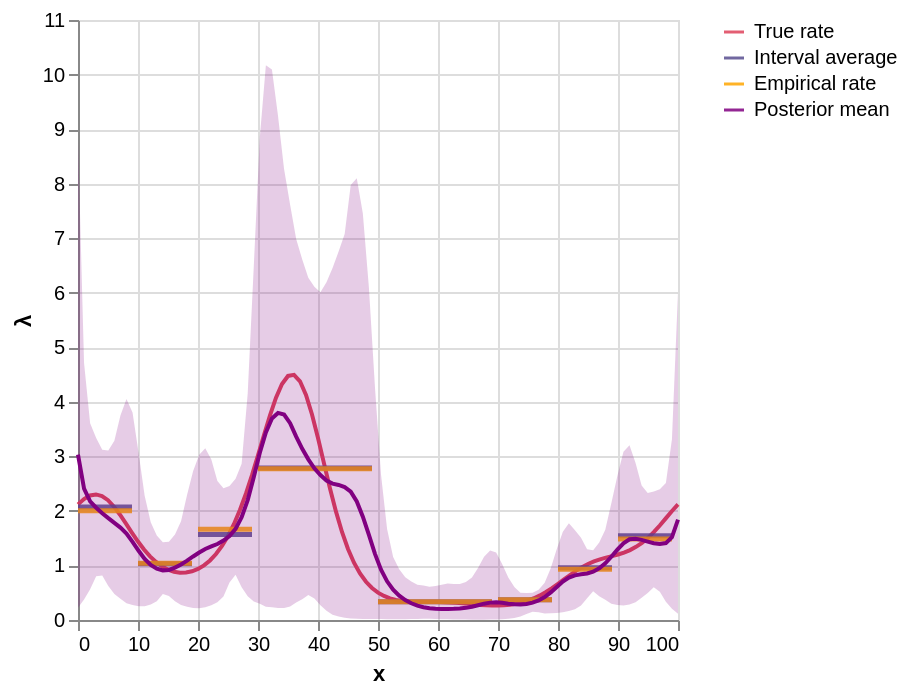

Notebook cell for this chart:
### Code cell
source_exp1 = summarize_posterior_lam(
    mcmc_samples, np.linspace(0, 100, 100), "1. Naive"
)
plot_posterior(source_exp1, df_obs, df_rates)

### Figure 1 — Vega-Lite specification as saved in the notebook (floating-point values rounded to 4 significant figures)
{"config": {"view": {"continuousWidth": 300, "continuousHeight": 300}}, "layer": [{"data": {"name": "data-f53583a3f60d67d7d6ca3be52d18a4b9"}, "mark": {"type": "line"}, "encoding": {"color": {"field": "series", "legend": {"title": null}, "scale": {"domain": ["True rate", "Interval average", "Empirical rate", "Posterior mean"], "range": ["#de425b", "#594e90", "#ffa600", "purple"]}, "title": null, "type": "nominal"}, "x": {"field": "x", "title": "x", "type": "quantitative"}, "y": {"field": "lambda", "title": "λ", "type": "quantitative"}}}, {"data": {"name": "data-0edac0392ac19584631f5cac8996755e"}, "mark": {"type": "rule", "opacity": 0.85, "strokeWidth": 2.5}, "encoding": {"color": {"field": "series", "legend": {"title": null}, "scale": {"domain": ["True rate", "Interval average", "Empirical rate", "Posterior mean"], "range": ["#de425b", "#594e90", "#ffa600", "purple"]}, "title": null, "type": "nominal"}, "x": {"field": "x_min", "title": "x", "type": "quantitative"}, "x2": {"field": "x_max"}, "y": {"field": "lambda_obs", "title": "λ", "type": "quantitative"}}}, {"data": {"name": "data-cb81e4666533aff148cc035f664f3325"}, "mark": {"type": "rule", "opacity": 0.85, "strokeWidth": 2.5}, "encoding": {"color": {"field": "series", "legend": {"title": null}, "scale": {"domain": ["True rate", "Interval average", "Empirical rate", "Posterior mean"], "range": ["#de425b", "#594e90", "#ffa600", "purple"]}, "title": null, "type": "nominal"}, "x": {"field": "x_min", "title": "x", "type": "quantitative"}, "x2": {"field": "x_max"}, "y": {"field": "lambda_obs", "title": "λ", "type": "quantitative"}}}, {"data": {"name": "data-471e0e967c2c58d6e405514e4a30b9d1"}, "mark": {"type": "line"}, "encoding": {"color": {"field": "series", "scale": {"domain": ["True rate", "Interval average", "Empirical rate", "Posterior mean"], "range": ["#de425b", "#594e90", "#ffa600", "purple"]}, "title": null, "type": "nominal"}, "x": {"field": "x", "type": "quantitative"}, "y": {"field": "lam", "type": "quantitative"}}}, {"data": {"name": "data-141437b8d6c188fc076d301b07337eab"}, "mark": {"type": "area", "color": "purple", "opacity": 0.2}, "encoding": {"x": {"field": "x", "type": "quantitative"}, "y": {"field": "lower", "type": "quantitative"}, "y2": {"field": "upper"}}}], "$schema": "https://vega.github.io/schema/vega-lite/v6.1.0.json", "datasets": {"data-f53583a3f60d67d7d6ca3be52d18a4b9": [{"x": 0, "lambda": 2.12, "series": "True rate"}, {"x": 1, "lambda": 2.218, "series": "True rate"}, {"x": 2, "lambda": 2.282, "series": "True rate"}, {"x": 3, "lambda": 2.302, "series": "True rate"}, {"x": 4, "lambda": 2.273, "series": "True rate"}, {"x": 5, "lambda": 2.196, "series": "True rate"}, {"x": 6, "lambda": 2.078, "series": "True rate"}, {"x": 7, "lambda": 1.93, "series": "True rate"}, {"x": 8, "lambda": 1.766, "series": "True rate"}, {"x": 9, "lambda": 1.598, "series": "True rate"}, {"x": 10, "lambda": 1.438, "series": "True rate"}, {"x": 11, "lambda": 1.293, "series": "True rate"}, {"x": 12, "lambda": 1.167, "series": "True rate"}, {"x": 13, "lambda": 1.064, "series": "True rate"}, {"x": 14, "lambda": 0.9826, "series": "True rate"}, {"x": 15, "lambda": 0.9235, "series": "True rate"}, {"x": 16, "lambda": 0.8855, "series": "True rate"}, {"x": 17, "lambda": 0.8678, "series": "True rate"}, {"x": 18, "lambda": 0.87, "series": "True rate"}, {"x": 19, "lambda": 0.8923, "series": "True rate"}, {"x": 20, "lambda": 0.9354, "series": "True rate"}, {"x": 21, "lambda": 1.001, "series": "True rate"}, {"x": 22, "lambda": 1.091, "series": "True rate"}, {"x": 23, "lambda": 1.209, "series": "True rate"}, {"x": 24, "lambda": 1.358, "series": "True rate"}, {"x": 25, "lambda": 1.541, "series": "True rate"}, {"x": 26, "lambda": 1.761, "series": "True rate"}, {"x": 27, "lambda": 2.021, "series": "True rate"}, {"x": 28, "lambda": 2.321, "series": "True rate"}, {"x": 29, "lambda": 2.656, "series": "True rate"}, {"x": 30, "lambda": 3.017, "series": "True rate"}, {"x": 31, "lambda": 3.391, "series": "True rate"}, {"x": 32, "lambda": 3.753, "series": "True rate"}, {"x": 33, "lambda": 4.076, "series": "True rate"}, {"x": 34, "lambda": 4.327, "series": "True rate"}, {"x": 35, "lambda": 4.474, "series": "True rate"}, {"x": 36, "lambda": 4.495, "series": "True rate"}, {"x": 37, "lambda": 4.377, "series": "True rate"}, {"x": 38, "lambda": 4.127, "series": "True rate"}, {"x": 39, "lambda": 3.769, "series": "True rate"}, {"x": 40, "lambda": 3.337, "series": "True rate"}, {"x": 41, "lambda": 2.872, "series": "True rate"}, {"x": 42, "lambda": 2.412, "series": "True rate"}, {"x": 43, "lambda": 1.987, "series": "True rate"}, {"x": 44, "lambda": 1.614, "series": "True rate"}, {"x": 45, "lambda": 1.302, "series": "True rate"}, {"x": 46, "lambda": 1.05, "series": "True rate"}, {"x": 47, "lambda": 0.8524, "series": "True rate"}, {"x": 48, "lambda": 0.7007, "series": "True rate"}, {"x": 49, "lambda": 0.5865, "series": "True rate"}, {"x": 50, "lambda": 0.5019, "series": "True rate"}, {"x": 51, "lambda": 0.4404, "series": "True rate"}, {"x": 52, "lambda": 0.3968, "series": "True rate"}, {"x": 53, "lambda": 0.3668, "series": "True rate"}, {"x": 54, "lambda": 0.3472, "series": "True rate"}, {"x": 55, "lambda": 0.3356, "series": "True rate"}, {"x": 56, "lambda": 0.3298, "series": "True rate"}, {"x": 57, "lambda": 0.3278, "series": "True rate"}, {"x": 58, "lambda": 0.328, "series": "True rate"}, {"x": 59, "lambda": 0.3288, "series": "True rate"}, {"x": 60, "lambda": 0.3287, "series": "True rate"}, {"x": 61, "lambda": 0.3268, "series": "True rate"}, {"x": 62, "lambda": 0.3225, "series": "True rate"}, {"x": 63, "lambda": 0.3157, "series": "True rate"}, {"x": 64, "lambda": 0.3067, "series": "True rate"}, {"x": 65, "lambda": 0.2966, "series": "True rate"}, {"x": 66, "lambda": 0.2862, "series": "True rate"}, {"x": 67, "lambda": 0.2769, "series": "True rate"}, {"x": 68, "lambda": 0.2697, "series": "True rate"}, {"x": 69, "lambda": 0.2656, "series": "True rate"}, {"x": 70, "lambda": 0.2656, "series": "True rate"}, {"x": 71, "lambda": 0.2705, "series": "True rate"}, {"x": 72, "lambda": 0.2812, "series": "True rate"}, {"x": 73, "lambda": 0.2984, "series": "True rate"}, {"x": 74, "lambda": 0.3233, "series": "True rate"}, {"x": 75, "lambda": 0.3566, "series": "True rate"}, {"x": 76, "lambda": 0.3992, "series": "True rate"}, {"x": 77, "lambda": 0.4516, "series": "True rate"}, {"x": 78, "lambda": 0.5137, "series": "True rate"}, {"x": 79, "lambda": 0.5845, "series": "True rate"}, {"x": 80, "lambda": 0.6621, "series": "True rate"}, {"x": 81, "lambda": 0.7432, "series": "True rate"}, {"x": 82, "lambda": 0.8241, "series": "True rate"}, {"x": 83, "lambda": 0.9006, "series": "True rate"}, {"x": 84, "lambda": 0.9691, "series": "True rate"}, {"x": 85, "lambda": 1.027, "series": "True rate"}, {"x": 86, "lambda": 1.075, "series": "True rate"}, {"x": 87, "lambda": 1.112, "series": "True rate"}, {"x": 88, "lambda": 1.143, "series": "True rate"}, {"x": 89, "lambda": 1.171, "series": "True rate"}, {"x": 90, "lambda": 1.201, "series": "True rate"}, {"x": 91, "lambda": 1.236, "series": "True rate"}, {"x": 92, "lambda": 1.282, "series": "True rate"}, {"x": 93, "lambda": 1.341, "series": "True rate"}, {"x": 94, "lambda": 1.415, "series": "True rate"}, {"x": 95, "lambda": 1.507, "series": "True rate"}, {"x": 96, "lambda": 1.615, "series": "True rate"}, {"x": 97, "lambda": 1.737, "series": "True rate"}, {"x": 98, "lambda": 1.867, "series": "True rate"}, {"x": 99, "lambda": 1.999, "series": "True rate"}, {"x": 100, "lambda": 2.12, "series": "True rate"}], "data-0edac0392ac19584631f5cac8996755e": [{"obs_interval": "[0,9]", "x_min": 0, "x_max": 9, "lambda_obs": 2.07, "series": "Interval average"}, {"obs_interval": "[10,19]", "x_min": 10, "x_max": 19, "lambda_obs": 1.033, "series": "Interval average"}, {"obs_interval": "[20,29]", "x_min": 20, "x_max": 29, "lambda_obs": 1.565, "series": "Interval average"}, {"obs_interval": "[30,49]", "x_min": 30, "x_max": 49, "lambda_obs": 2.788, "series": "Interval average"}, {"obs_interval": "[50,69]", "x_min": 50, "x_max": 69, "lambda_obs": 0.3339, "series": "Interval average"}, {"obs_interval": "[70,79]", "x_min": 70, "x_max": 79, "lambda_obs": 0.3706, "series": "Interval average"}, {"obs_interval": "[80,89]", "x_min": 80, "x_max": 89, "lambda_obs": 0.9584, "series": "Interval average"}, {"obs_interval": "[90,99]", "x_min": 90, "x_max": 99, "lambda_obs": 1.544, "series": "Interval average"}], "data-cb81e4666533aff148cc035f664f3325": [{"obs_interval": "[0,9]", "x_min": 0, "x_max": 9, "lambda_obs": 2.001, "series": "Empirical rate"}, {"obs_interval": "[10,19]", "x_min": 10, "x_max": 19, "lambda_obs": 1.04, "series": "Empirical rate"}, {"obs_interval": "[20,29]", "x_min": 20, "x_max": 29, "lambda_obs": 1.665, "series": "Empirical rate"}, {"obs_interval": "[30,49]", "x_min": 30, "x_max": 49, "lambda_obs": 2.771, "series": "Empirical rate"}, {"obs_interval": "[50,69]", "x_min": 50, "x_max": 69, "lambda_obs": 0.336, "series": "Empirical rate"}, {"obs_interval": "[70,79]", "x_min": 70, "x_max": 79, "lambda_obs": 0.369, "series": "Empirical rate"}, {"obs_interval": "[80,89]", "x_min": 80, "x_max": 89, "lambda_obs": 0.932, "series": "Empirical rate"}, {"obs_interval": "[90,99]", "x_min": 90, "x_max": 99, "lambda_obs": 1.485, "series": "Empirical rate"}], "data-471e0e967c2c58d6e405514e4a30b9d1": [{"x": 0.0, "lam": 3.034, "lower": 0.2233, "upper": 8.824, "experiment": "1. Naive", "series": "Posterior mean"}, {"x": 1.01, "lam": 2.407, "lower": 0.3766, "upper": 4.711, "experiment": "1. Naive", "series": "Posterior mean"}, {"x": 2.02, "lam": 2.173, "lower": 0.5625, "upper": 3.609, "experiment": "1. Naive", "series": "Posterior mean"}, {"x": 3.03, "lam": 2.058, "lower": 0.8025, "upper": 3.336, "experiment": "1. Naive", "series": "Posterior mean"}, {"x": 4.04, "lam": 1.958, "lower": 0.8151, "upper": 3.121, "experiment": "1. Naive", "series": "Posterior mean"}, {"x": 5.051, "lam": 1.868, "lower": 0.622, "upper": 3.107, "experiment": "1. Naive", "series": "Posterior mean"}, {"x": 6.061, "lam": 1.782, "lower": 0.478, "upper": 3.288, "experiment": "1. Naive", "series": "Posterior mean"}, {"x": 7.071, "lam": 1.695, "lower": 0.388, "upper": 3.751, "experiment": "1. Naive", "series": "Posterior mean"}, {"x": 8.081, "lam": 1.587, "lower": 0.3093, "upper": 4.05, "experiment": "1. Naive", "series": "Posterior mean"}, {"x": 9.091, "lam": 1.433, "lower": 0.2736, "upper": 3.806, "experiment": "1. Naive", "series": "Posterior mean"}, {"x": 10.1, "lam": 1.268, "lower": 0.2527, "upper": 3.062, "experiment": "1. Naive", "series": "Posterior mean"}, {"x": 11.11, "lam": 1.121, "lower": 0.2507, "upper": 2.276, "experiment": "1. Naive", "series": "Posterior mean"}, {"x": 12.12, "lam": 1.009, "lower": 0.2839, "upper": 1.794, "experiment": "1. Naive", "series": "Posterior mean"}, {"x": 13.13, "lam": 0.9417, "lower": 0.345, "upper": 1.551, "experiment": "1. Naive", "series": "Posterior mean"}, {"x": 14.14, "lam": 0.91, "lower": 0.4749, "upper": 1.424, "experiment": "1. Naive", "series": "Posterior mean"}, {"x": 15.15, "lam": 0.917, "lower": 0.441, "upper": 1.433, "experiment": "1. Naive", "series": "Posterior mean"}, {"x": 16.16, "lam": 0.961, "lower": 0.3459, "upper": 1.566, "experiment": "1. Naive", "series": "Posterior mean"}, {"x": 17.17, "lam": 1.019, "lower": 0.2764, "upper": 1.81, "experiment": "1. Naive", "series": "Posterior mean"}, {"x": 18.18, "lam": 1.088, "lower": 0.2442, "upper": 2.298, "experiment": "1. Naive", "series": "Posterior mean"}, {"x": 19.19, "lam": 1.165, "lower": 0.2199, "upper": 2.731, "experiment": "1. Naive", "series": "Posterior mean"}, {"x": 20.2, "lam": 1.237, "lower": 0.2137, "upper": 3.031, "experiment": "1. Naive", "series": "Posterior mean"}, {"x": 21.21, "lam": 1.301, "lower": 0.2349, "upper": 3.15, "experiment": "1. Naive", "series": "Posterior mean"}, {"x": 22.22, "lam": 1.349, "lower": 0.2719, "upper": 2.944, "experiment": "1. Naive", "series": "Posterior mean"}, {"x": 23.23, "lam": 1.393, "lower": 0.3234, "upper": 2.548, "experiment": "1. Naive", "series": "Posterior mean"}, {"x": 24.24, "lam": 1.455, "lower": 0.429, "upper": 2.417, "experiment": "1. Naive", "series": "Posterior mean"}, {"x": 25.25, "lam": 1.538, "lower": 0.6896, "upper": 2.455, "experiment": "1. Naive", "series": "Posterior mean"}, {"x": 26.26, "lam": 1.671, "lower": 0.8287, "upper": 2.59, "experiment": "1. Naive", "series": "Posterior mean"}, {"x": 27.27, "lam": 1.885, "lower": 0.6021, "upper": 2.865, "experiment": "1. Naive", "series": "Posterior mean"}, {"x": 28.28, "lam": 2.198, "lower": 0.4342, "upper": 4.152, "experiment": "1. Naive", "series": "Posterior mean"}, {"x": 29.29, "lam": 2.618, "lower": 0.339, "upper": 6.475, "experiment": "1. Naive", "series": "Posterior mean"}, {"x": 30.3, "lam": 3.065, "lower": 0.2962, "upper": 8.852, "experiment": "1. Naive", "series": "Posterior mean"}, {"x": 31.31, "lam": 3.44, "lower": 0.2414, "upper": 10.17, "experiment": "1. Naive", "series": "Posterior mean"}, {"x": 32.32, "lam": 3.694, "lower": 0.2343, "upper": 10.09, "experiment": "1. Naive", "series": "Posterior mean"}, {"x": 33.33, "lam": 3.797, "lower": 0.2222, "upper": 9.246, "experiment": "1. Naive", "series": "Posterior mean"}, {"x": 34.34, "lam": 3.767, "lower": 0.2185, "upper": 8.27, "experiment": "1. Naive", "series": "Posterior mean"}, {"x": 35.35, "lam": 3.609, "lower": 0.2463, "upper": 7.614, "experiment": "1. Naive", "series": "Posterior mean"}, {"x": 36.36, "lam": 3.363, "lower": 0.3191, "upper": 6.984, "experiment": "1. Naive", "series": "Posterior mean"}, {"x": 37.37, "lam": 3.139, "lower": 0.3806, "upper": 6.61, "experiment": "1. Naive", "series": "Posterior mean"}, {"x": 38.38, "lam": 2.946, "lower": 0.4575, "upper": 6.275, "experiment": "1. Naive", "series": "Posterior mean"}, {"x": 39.39, "lam": 2.781, "lower": 0.3964, "upper": 6.109, "experiment": "1. Naive", "series": "Posterior mean"}, {"x": 40.4, "lam": 2.657, "lower": 0.271, "upper": 6.01, "experiment": "1. Naive", "series": "Posterior mean"}, {"x": 41.41, "lam": 2.557, "lower": 0.1692, "upper": 6.194, "experiment": "1. Naive", "series": "Posterior mean"}, {"x": 42.42, "lam": 2.501, "lower": 0.09769, "upper": 6.452, "experiment": "1. Naive", "series": "Posterior mean"}, {"x": 43.43, "lam": 2.476, "lower": 0.06348, "upper": 6.756, "experiment": "1. Naive", "series": "Posterior mean"}, {"x": 44.44, "lam": 2.437, "lower": 0.04017, "upper": 7.076, "experiment": "1. Naive", "series": "Posterior mean"}, {"x": 45.45, "lam": 2.354, "lower": 0.02745, "upper": 7.974, "experiment": "1. Naive", "series": "Posterior mean"}, {"x": 46.46, "lam": 2.175, "lower": 0.02173, "upper": 8.097, "experiment": "1. Naive", "series": "Posterior mean"}, {"x": 47.47, "lam": 1.895, "lower": 0.01891, "upper": 7.452, "experiment": "1. Naive", "series": "Posterior mean"}, {"x": 48.48, "lam": 1.559, "lower": 0.01788, "upper": 6.098, "experiment": "1. Naive", "series": "Posterior mean"}, {"x": 49.49, "lam": 1.212, "lower": 0.01621, "upper": 4.265, "experiment": "1. Naive", "series": "Posterior mean"}, {"x": 50.51, "lam": 0.9228, "lower": 0.01624, "upper": 2.664, "experiment": "1. Naive", "series": "Posterior mean"}, {"x": 51.52, "lam": 0.7092, "lower": 0.01566, "upper": 1.668, "experiment": "1. Naive", "series": "Posterior mean"}, {"x": 52.53, "lam": 0.5558, "lower": 0.01457, "upper": 1.157, "experiment": "1. Naive", "series": "Posterior mean"}, {"x": 53.54, "lam": 0.4468, "lower": 0.01394, "upper": 0.93, "experiment": "1. Naive", "series": "Posterior mean"}, {"x": 54.55, "lam": 0.3666, "lower": 0.01476, "upper": 0.7831, "experiment": "1. Naive", "series": "Posterior mean"}, {"x": 55.56, "lam": 0.307, "lower": 0.01649, "upper": 0.708, "experiment": "1. Naive", "series": "Posterior mean"}, {"x": 56.57, "lam": 0.2639, "lower": 0.01817, "upper": 0.6448, "experiment": "1. Naive", "series": "Posterior mean"}, {"x": 57.58, "lam": 0.2334, "lower": 0.02132, "upper": 0.6322, "experiment": "1. Naive", "series": "Posterior mean"}, {"x": 58.59, "lam": 0.215, "lower": 0.02322, "upper": 0.608, "experiment": "1. Naive", "series": "Posterior mean"}, {"x": 59.6, "lam": 0.2057, "lower": 0.01798, "upper": 0.6251, "experiment": "1. Naive", "series": "Posterior mean"}, {"x": 60.61, "lam": 0.2012, "lower": 0.01437, "upper": 0.646, "experiment": "1. Naive", "series": "Posterior mean"}, {"x": 61.62, "lam": 0.2013, "lower": 0.01153, "upper": 0.6698, "experiment": "1. Naive", "series": "Posterior mean"}, {"x": 62.63, "lam": 0.2041, "lower": 0.009039, "upper": 0.6618, "experiment": "1. Naive", "series": "Posterior mean"}, {"x": 63.64, "lam": 0.21, "lower": 0.007417, "upper": 0.6592, "experiment": "1. Naive", "series": "Posterior mean"}, {"x": 64.65, "lam": 0.2228, "lower": 0.006933, "upper": 0.695, "experiment": "1. Naive", "series": "Posterior mean"}, {"x": 65.66, "lam": 0.2432, "lower": 0.006137, "upper": 0.7809, "experiment": "1. Naive", "series": "Posterior mean"}, {"x": 66.67, "lam": 0.2706, "lower": 0.006157, "upper": 0.9551, "experiment": "1. Naive", "series": "Posterior mean"}, {"x": 67.68, "lam": 0.2991, "lower": 0.006677, "upper": 1.159, "experiment": "1. Naive", "series": "Posterior mean"}, {"x": 68.69, "lam": 0.3186, "lower": 0.008038, "upper": 1.272, "experiment": "1. Naive", "series": "Posterior mean"}, {"x": 69.7, "lam": 0.3247, "lower": 0.01097, "upper": 1.238, "experiment": "1. Naive", "series": "Posterior mean"}, {"x": 70.71, "lam": 0.3156, "lower": 0.01566, "upper": 1.023, "experiment": "1. Naive", "series": "Posterior mean"}, {"x": 71.72, "lam": 0.299, "lower": 0.02342, "upper": 0.7814, "experiment": "1. Naive", "series": "Posterior mean"}, {"x": 72.73, "lam": 0.2867, "lower": 0.03794, "upper": 0.6036, "experiment": "1. Naive", "series": "Posterior mean"}, {"x": 73.74, "lam": 0.2832, "lower": 0.06607, "upper": 0.4999, "experiment": "1. Naive", "series": "Posterior mean"}, {"x": 74.75, "lam": 0.293, "lower": 0.1095, "upper": 0.4933, "experiment": "1. Naive", "series": "Posterior mean"}, {"x": 75.76, "lam": 0.3183, "lower": 0.15, "upper": 0.5005, "experiment": "1. Naive", "series": "Posterior mean"}, {"x": 76.77, "lam": 0.3593, "lower": 0.14, "upper": 0.5537, "experiment": "1. Naive", "series": "Posterior mean"}, {"x": 77.78, "lam": 0.4215, "lower": 0.1208, "upper": 0.6822, "experiment": "1. Naive", "series": "Posterior mean"}, {"x": 78.79, "lam": 0.5063, "lower": 0.1223, "upper": 0.9509, "experiment": "1. Naive", "series": "Posterior mean"}, {"x": 79.8, "lam": 0.6063, "lower": 0.1284, "upper": 1.304, "experiment": "1. Naive", "series": "Posterior mean"}, {"x": 80.81, "lam": 0.7054, "lower": 0.1398, "upper": 1.618, "experiment": "1. Naive", "series": "Posterior mean"}, {"x": 81.82, "lam": 0.7778, "lower": 0.1643, "upper": 1.775, "experiment": "1. Naive", "series": "Posterior mean"}, {"x": 82.83, "lam": 0.819, "lower": 0.198, "upper": 1.645, "experiment": "1. Naive", "series": "Posterior mean"}, {"x": 83.84, "lam": 0.8391, "lower": 0.2658, "upper": 1.51, "experiment": "1. Naive", "series": "Posterior mean"}, {"x": 84.85, "lam": 0.8523, "lower": 0.3978, "upper": 1.295, "experiment": "1. Naive", "series": "Posterior mean"}, {"x": 85.86, "lam": 0.8856, "lower": 0.5267, "upper": 1.279, "experiment": "1. Naive", "series": "Posterior mean"}, {"x": 86.87, "lam": 0.9488, "lower": 0.4373, "upper": 1.421, "experiment": "1. Naive", "series": "Posterior mean"}, {"x": 87.88, "lam": 1.04, "lower": 0.3718, "upper": 1.653, "experiment": "1. Naive", "series": "Posterior mean"}, {"x": 88.89, "lam": 1.159, "lower": 0.2999, "upper": 2.139, "experiment": "1. Naive", "series": "Posterior mean"}, {"x": 89.9, "lam": 1.29, "lower": 0.2729, "upper": 2.642, "experiment": "1. Naive", "series": "Posterior mean"}, {"x": 90.91, "lam": 1.407, "lower": 0.2657, "upper": 3.082, "experiment": "1. Naive", "series": "Posterior mean"}, {"x": 91.92, "lam": 1.479, "lower": 0.2829, "upper": 3.202, "experiment": "1. Naive", "series": "Posterior mean"}, {"x": 92.93, "lam": 1.489, "lower": 0.3276, "upper": 2.877, "experiment": "1. Naive", "series": "Posterior mean"}, {"x": 93.94, "lam": 1.469, "lower": 0.4096, "upper": 2.466, "experiment": "1. Naive", "series": "Posterior mean"}, {"x": 94.95, "lam": 1.438, "lower": 0.4953, "upper": 2.329, "experiment": "1. Naive", "series": "Posterior mean"}, {"x": 95.96, "lam": 1.407, "lower": 0.6009, "upper": 2.355, "experiment": "1. Naive", "series": "Posterior mean"}, {"x": 96.97, "lam": 1.393, "lower": 0.5181, "upper": 2.395, "experiment": "1. Naive", "series": "Posterior mean"}, {"x": 97.98, "lam": 1.41, "lower": 0.3329, "upper": 2.51, "experiment": "1. Naive", "series": "Posterior mean"}, {"x": 98.99, "lam": 1.52, "lower": 0.2059, "upper": 3.313, "experiment": "1. Naive", "series": "Posterior mean"}, {"x": 100.0, "lam": 1.841, "lower": 0.1135, "upper": 6.015, "experiment": "1. Naive", "series": "Posterior mean"}], "data-141437b8d6c188fc076d301b07337eab": [{"x": 0.0, "lam": 3.034, "lower": 0.2233, "upper": 8.824, "experiment": "1. Naive"}, {"x": 1.01, "lam": 2.407, "lower": 0.3766, "upper": 4.711, "experiment": "1. Naive"}, {"x": 2.02, "lam": 2.173, "lower": 0.5625, "upper": 3.609, "experiment": "1. Naive"}, {"x": 3.03, "lam": 2.058, "lower": 0.8025, "upper": 3.336, "experiment": "1. Naive"}, {"x": 4.04, "lam": 1.958, "lower": 0.8151, "upper": 3.121, "experiment": "1. Naive"}, {"x": 5.051, "lam": 1.868, "lower": 0.622, "upper": 3.107, "experiment": "1. Naive"}, {"x": 6.061, "lam": 1.782, "lower": 0.478, "upper": 3.288, "experiment": "1. Naive"}, {"x": 7.071, "lam": 1.695, "lower": 0.388, "upper": 3.751, "experiment": "1. Naive"}, {"x": 8.081, "lam": 1.587, "lower": 0.3093, "upper": 4.05, "experiment": "1. Naive"}, {"x": 9.091, "lam": 1.433, "lower": 0.2736, "upper": 3.806, "experiment": "1. Naive"}, {"x": 10.1, "lam": 1.268, "lower": 0.2527, "upper": 3.062, "experiment": "1. Naive"}, {"x": 11.11, "lam": 1.121, "lower": 0.2507, "upper": 2.276, "experiment": "1. Naive"}, {"x": 12.12, "lam": 1.009, "lower": 0.2839, "upper": 1.794, "experiment": "1. Naive"}, {"x": 13.13, "lam": 0.9417, "lower": 0.345, "upper": 1.551, "experiment": "1. Naive"}, {"x": 14.14, "lam": 0.91, "lower": 0.4749, "upper": 1.424, "experiment": "1. Naive"}, {"x": 15.15, "lam": 0.917, "lower": 0.441, "upper": 1.433, "experiment": "1. Naive"}, {"x": 16.16, "lam": 0.961, "lower": 0.3459, "upper": 1.566, "experiment": "1. Naive"}, {"x": 17.17, "lam": 1.019, "lower": 0.2764, "upper": 1.81, "experiment": "1. Naive"}, {"x": 18.18, "lam": 1.088, "lower": 0.2442, "upper": 2.298, "experiment": "1. Naive"}, {"x": 19.19, "lam": 1.165, "lower": 0.2199, "upper": 2.731, "experiment": "1. Naive"}, {"x": 20.2, "lam": 1.237, "lower": 0.2137, "upper": 3.031, "experiment": "1. Naive"}, {"x": 21.21, "lam": 1.301, "lower": 0.2349, "upper": 3.15, "experiment": "1. Naive"}, {"x": 22.22, "lam": 1.349, "lower": 0.2719, "upper": 2.944, "experiment": "1. Naive"}, {"x": 23.23, "lam": 1.393, "lower": 0.3234, "upper": 2.548, "experiment": "1. Naive"}, {"x": 24.24, "lam": 1.455, "lower": 0.429, "upper": 2.417, "experiment": "1. Naive"}, {"x": 25.25, "lam": 1.538, "lower": 0.6896, "upper": 2.455, "experiment": "1. Naive"}, {"x": 26.26, "lam": 1.671, "lower": 0.8287, "upper": 2.59, "experiment": "1. Naive"}, {"x": 27.27, "lam": 1.885, "lower": 0.6021, "upper": 2.865, "experiment": "1. Naive"}, {"x": 28.28, "lam": 2.198, "lower": 0.4342, "upper": 4.152, "experiment": "1. Naive"}, {"x": 29.29, "lam": 2.618, "lower": 0.339, "upper": 6.475, "experiment": "1. Naive"}, {"x": 30.3, "lam": 3.065, "lower": 0.2962, "upper": 8.852, "experiment": "1. Naive"}, {"x": 31.31, "lam": 3.44, "lower": 0.2414, "upper": 10.17, "experiment": "1. Naive"}, {"x": 32.32, "lam": 3.694, "lower": 0.2343, "upper": 10.09, "experiment": "1. Naive"}, {"x": 33.33, "lam": 3.797, "lower": 0.2222, "upper": 9.246, "experiment": "1. Naive"}, {"x": 34.34, "lam": 3.767, "lower": 0.2185, "upper": 8.27, "experiment": "1. Naive"}, {"x": 35.35, "lam": 3.609, "lower": 0.2463, "upper": 7.614, "experiment": "1. Naive"}, {"x": 36.36, "lam": 3.363, "lower": 0.3191, "upper": 6.984, "experiment": "1. Naive"}, {"x": 37.37, "lam": 3.139, "lower": 0.3806, "upper": 6.61, "experiment": "1. Naive"}, {"x": 38.38, "lam": 2.946, "lower": 0.4575, "upper": 6.275, "experiment": "1. Naive"}, {"x": 39.39, "lam": 2.781, "lower": 0.3964, "upper": 6.109, "experiment": "1. Naive"}, {"x": 40.4, "lam": 2.657, "lower": 0.271, "upper": 6.01, "experiment": "1. Naive"}, {"x": 41.41, "lam": 2.557, "lower": 0.1692, "upper": 6.194, "experiment": "1. Naive"}, {"x": 42.42, "lam": 2.501, "lower": 0.09769, "upper": 6.452, "experiment": "1. Naive"}, {"x": 43.43, "lam": 2.476, "lower": 0.06348, "upper": 6.756, "experiment": "1. Naive"}, {"x": 44.44, "lam": 2.437, "lower": 0.04017, "upper": 7.076, "experiment": "1. Naive"}, {"x": 45.45, "lam": 2.354, "lower": 0.02745, "upper": 7.974, "experiment": "1. Naive"}, {"x": 46.46, "lam": 2.175, "lower": 0.02173, "upper": 8.097, "experiment": "1. Naive"}, {"x": 47.47, "lam": 1.895, "lower": 0.01891, "upper": 7.452, "experiment": "1. Naive"}, {"x": 48.48, "lam": 1.559, "lower": 0.01788, "upper": 6.098, "experiment": "1. Naive"}, {"x": 49.49, "lam": 1.212, "lower": 0.01621, "upper": 4.265, "experiment": "1. Naive"}, {"x": 50.51, "lam": 0.9228, "lower": 0.01624, "upper": 2.664, "experiment": "1. Naive"}, {"x": 51.52, "lam": 0.7092, "lower": 0.01566, "upper": 1.668, "experiment": "1. Naive"}, {"x": 52.53, "lam": 0.5558, "lower": 0.01457, "upper": 1.157, "experiment": "1. Naive"}, {"x": 53.54, "lam": 0.4468, "lower": 0.01394, "upper": 0.93, "experiment": "1. Naive"}, {"x": 54.55, "lam": 0.3666, "lower": 0.01476, "upper": 0.7831, "experiment": "1. Naive"}, {"x": 55.56, "lam": 0.307, "lower": 0.01649, "upper": 0.708, "experiment": "1. Naive"}, {"x": 56.57, "lam": 0.2639, "lower": 0.01817, "upper": 0.6448, "experiment": "1. Naive"}, {"x": 57.58, "lam": 0.2334, "lower": 0.02132, "upper": 0.6322, "experiment": "1. Naive"}, {"x": 58.59, "lam": 0.215, "lower": 0.02322, "upper": 0.608, "experiment": "1. Naive"}, {"x": 59.6, "lam": 0.2057, "lower": 0.01798, "upper": 0.6251, "experiment": "1. Naive"}, {"x": 60.61, "lam": 0.2012, "lower": 0.01437, "upper": 0.646, "experiment": "1. Naive"}, {"x": 61.62, "lam": 0.2013, "lower": 0.01153, "upper": 0.6698, "experiment": "1. Naive"}, {"x": 62.63, "lam": 0.2041, "lower": 0.009039, "upper": 0.6618, "experiment": "1. Naive"}, {"x": 63.64, "lam": 0.21, "lower": 0.007417, "upper": 0.6592, "experiment": "1. Naive"}, {"x": 64.65, "lam": 0.2228, "lower": 0.006933, "upper": 0.695, "experiment": "1. Naive"}, {"x": 65.66, "lam": 0.2432, "lower": 0.006137, "upper": 0.7809, "experiment": "1. Naive"}, {"x": 66.67, "lam": 0.2706, "lower": 0.006157, "upper": 0.9551, "experiment": "1. Naive"}, {"x": 67.68, "lam": 0.2991, "lower": 0.006677, "upper": 1.159, "experiment": "1. Naive"}, {"x": 68.69, "lam": 0.3186, "lower": 0.008038, "upper": 1.272, "experiment": "1. Naive"}, {"x": 69.7, "lam": 0.3247, "lower": 0.01097, "upper": 1.238, "experiment": "1. Naive"}, {"x": 70.71, "lam": 0.3156, "lower": 0.01566, "upper": 1.023, "experiment": "1. Naive"}, {"x": 71.72, "lam": 0.299, "lower": 0.02342, "upper": 0.7814, "experiment": "1. Naive"}, {"x": 72.73, "lam": 0.2867, "lower": 0.03794, "upper": 0.6036, "experiment": "1. Naive"}, {"x": 73.74, "lam": 0.2832, "lower": 0.06607, "upper": 0.4999, "experiment": "1. Naive"}, {"x": 74.75, "lam": 0.293, "lower": 0.1095, "upper": 0.4933, "experiment": "1. Naive"}, {"x": 75.76, "lam": 0.3183, "lower": 0.15, "upper": 0.5005, "experiment": "1. Naive"}, {"x": 76.77, "lam": 0.3593, "lower": 0.14, "upper": 0.5537, "experiment": "1. Naive"}, {"x": 77.78, "lam": 0.4215, "lower": 0.1208, "upper": 0.6822, "experiment": "1. Naive"}, {"x": 78.79, "lam": 0.5063, "lower": 0.1223, "upper": 0.9509, "experiment": "1. Naive"}, {"x": 79.8, "lam": 0.6063, "lower": 0.1284, "upper": 1.304, "experiment": "1. Naive"}, {"x": 80.81, "lam": 0.7054, "lower": 0.1398, "upper": 1.618, "experiment": "1. Naive"}, {"x": 81.82, "lam": 0.7778, "lower": 0.1643, "upper": 1.775, "experiment": "1. Naive"}, {"x": 82.83, "lam": 0.819, "lower": 0.198, "upper": 1.645, "experiment": "1. Naive"}, {"x": 83.84, "lam": 0.8391, "lower": 0.2658, "upper": 1.51, "experiment": "1. Naive"}, {"x": 84.85, "lam": 0.8523, "lower": 0.3978, "upper": 1.295, "experiment": "1. Naive"}, {"x": 85.86, "lam": 0.8856, "lower": 0.5267, "upper": 1.279, "experiment": "1. Naive"}, {"x": 86.87, "lam": 0.9488, "lower": 0.4373, "upper": 1.421, "experiment": "1. Naive"}, {"x": 87.88, "lam": 1.04, "lower": 0.3718, "upper": 1.653, "experiment": "1. Naive"}, {"x": 88.89, "lam": 1.159, "lower": 0.2999, "upper": 2.139, "experiment": "1. Naive"}, {"x": 89.9, "lam": 1.29, "lower": 0.2729, "upper": 2.642, "experiment": "1. Naive"}, {"x": 90.91, "lam": 1.407, "lower": 0.2657, "upper": 3.082, "experiment": "1. Naive"}, {"x": 91.92, "lam": 1.479, "lower": 0.2829, "upper": 3.202, "experiment": "1. Naive"}, {"x": 92.93, "lam": 1.489, "lower": 0.3276, "upper": 2.877, "experiment": "1. Naive"}, {"x": 93.94, "lam": 1.469, "lower": 0.4096, "upper": 2.466, "experiment": "1. Naive"}, {"x": 94.95, "lam": 1.438, "lower": 0.4953, "upper": 2.329, "experiment": "1. Naive"}, {"x": 95.96, "lam": 1.407, "lower": 0.6009, "upper": 2.355, "experiment": "1. Naive"}, {"x": 96.97, "lam": 1.393, "lower": 0.5181, "upper": 2.395, "experiment": "1. Naive"}, {"x": 97.98, "lam": 1.41, "lower": 0.3329, "upper": 2.51, "experiment": "1. Naive"}, {"x": 98.99, "lam": 1.52, "lower": 0.2059, "upper": 3.313, "experiment": "1. Naive"}, {"x": 100.0, "lam": 1.841, "lower": 0.1135, "upper": 6.015, "experiment": "1. Naive"}]}}
